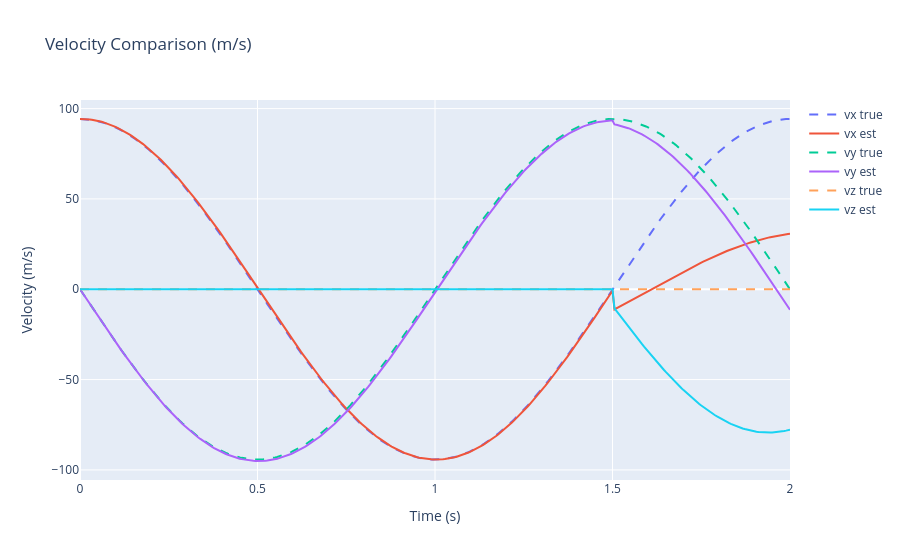

Source (notebook cell):
### Markdown cell above
## Plot Velocity (m/s)

### Code cell
df_vel = pd.DataFrame({
    't': times,
    'vx_true': vel_true[:, 0], 'vy_true': vel_true[:, 1], 'vz_true': vel_true[:, 2],
    'vx_est':  vel_est[:, 0],  'vy_est':  vel_est[:, 1],  'vz_est':  vel_est[:, 2],
})

fig = go.Figure()
for comp in ['x','y','z']:
    fig.add_scatter(x=df_vel['t'], y=df_vel[f'v{comp}_true'], name=f'v{comp} true', line=dict(dash='dash'))
    fig.add_scatter(x=df_vel['t'], y=df_vel[f'v{comp}_est'],  name=f'v{comp} est')
fig.update_layout(title='Velocity Comparison (m/s)', xaxis_title='Time (s)', yaxis_title='Velocity (m/s)')
fig.show()

### Figure 1 — Plotly figure (JSON) as saved in the notebook; plotly's stock layout.template omitted (floating-point values rounded to 4 significant figures; data arrays with more than 128 entries replaced by an {"elided": "..."} marker saying what was removed)
{"data": [{"line": {"dash": "dash"}, "name": "vx true", "type": "scatter", "x": {"elided": "361 float values"}, "y": {"elided": "361 float values"}}, {"name": "vx est", "type": "scatter", "x": {"elided": "361 float values"}, "y": {"elided": "361 float values"}}, {"line": {"dash": "dash"}, "name": "vy true", "type": "scatter", "x": {"elided": "361 float values"}, "y": {"elided": "361 float values"}}, {"name": "vy est", "type": "scatter", "x": {"elided": "361 float values"}, "y": {"elided": "361 float values"}}, {"line": {"dash": "dash"}, "name": "vz true", "type": "scatter", "x": {"elided": "361 float values"}, "y": {"elided": "361 int values"}}, {"name": "vz est", "type": "scatter", "x": {"elided": "361 float values"}, "y": {"elided": "361 float values"}}], "layout": {"title": {"text": "Velocity Comparison (m/s)"}, "xaxis": {"title": {"text": "Time (s)"}}, "yaxis": {"title": {"text": "Velocity (m/s)"}}}}
